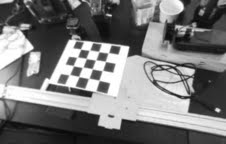
%> input picture drivers/Vision/test3_und.jpg, 226 x 144 px
$ octave hough2.m   (GNU Octave 9; MATLAB toolbox functions it lacks are replaced by stand-ins)
%> lines starting %> are read from the running program, lines starting %| are printed output that depends on the picture; in (x1, y1, x2, y2) boxes, pixels count from 0 and x2, y2 are one past the last pixel; in counts of white or black regions, pixels touching at a corner belong together; the program's own positions count from 1
%% load a sample image; convert to grayscale; convert to binary

%create 'x' image (works well)
a = eye(255);
b = flipud(eye(255));
x = a + b;
x(128,128) = 1;

%image = rgb2gray(imread('up.png')) < 255;
%image = rgb2gray(imread('hexagon.png')) < 255;
%image = rgb2gray(imread('traingle.png')) < 255;
%%% these work
%image = x;
%image = a;
%image = b;

I = imread('test3_und.jpg');
%> I is the input picture: size 144x226x3 uint8; min 8, max 255, mean 119.6
if(size(I,3) > 1)
    I = rgb2gray(I);
%> I: size 144x226 uint8
end
C = corner(I, 'Harris', 'SensitivityFactor', 0.04, 'QualityLevel', 0.15, 'FilterCoefficients', fspecial('gaussian',[5 1],1.5));
%> C = 104 rows, first 12: [129 48; 217 110; 82 50; 219 111; 189 100; 93 44; 33 48; 123 120; 111 16; 112 46; 120 129; 47 90]
%make binary image with only corners
BW = zeros(size(I,2), size(I,1));
for i=1:length(C)
    BW(C(i,2),C(i,1)) = 1;
end
%> this loop made 104 passes
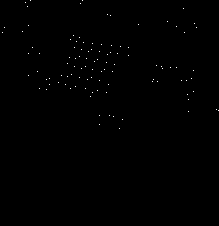
%> BW: size 226x219 double; values 0 (black) and 1 (white), 0.21% white in thin lines or dots, all inside (x1, y1, x2, y2) = (2, 0, 219, 129)
image=BW;

%% set up variables for hough transform
theta_sample_frequency = 0.01;
[x, y] = size(image);
%> x = 226; y = 219
rho_limit = norm([x y]);
%> rho_limit = 314.7
rho = (-rho_limit:1:rho_limit);
%> rho = 630 values from -314.7 to 314.3
theta = (0:theta_sample_frequency:pi);
num_thetas = numel(theta);
num_rhos = numel(rho);
%> num_rhos = 630
hough_space = zeros(num_rhos, num_thetas);

%% perform hough transform
for xi = 1:x
    for yj = 1:y
        if image(xi, yj) == 1
            for theta_index = 1:num_thetas
                th = theta(theta_index);
                r  = xi * cos(th) + yj * sin(th);
                rho_index = round(r + num_rhos/2);
                hough_space(rho_index, theta_index) = ...
                     hough_space(rho_index, theta_index) + 1;
            end
        end
    end
end
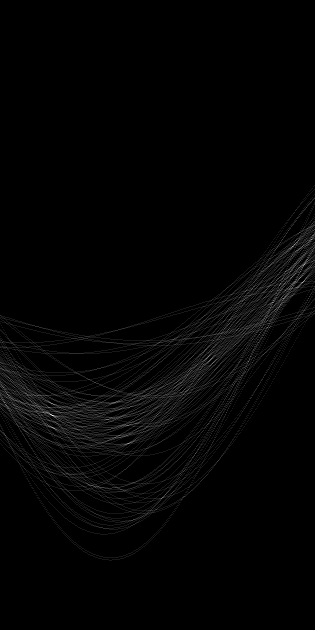
%> hough_space: size 630x315 double; min 0, max 11, mean 0.165; drawn with min black and max white
%> after the loop, r = -128.8; rho_index = 186; th = 3.14


%% show hough transform
figure %subplot(1,2,1);
%> (the run ends here)

$ run again, with drivers/Vision/test-3.jpg copied over drivers/Vision/test3_und.jpg
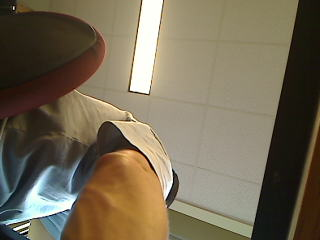
%> input picture drivers/Vision/test-3.jpg, 320 x 240 px
%> I is the input picture: size 240x320x3 uint8; mean R, G, B 117.6, 107, 85.9
%> `I = rgb2gray(I);`:
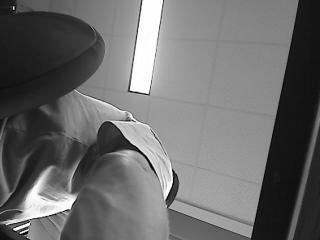
%> I: size 240x320 uint8; min 0, max 255, mean 107.7
%> C = 15 rows, first 12: [15 230; 131 90; 29 224; 14 9; 148 94; 21 233; 28 232; 64 212; 24 230; 27 229; 70 209; 50 216]
%> the loop `for i=1:length(C)` made 15 passes
%> after the loop `for xi = 1:x`:
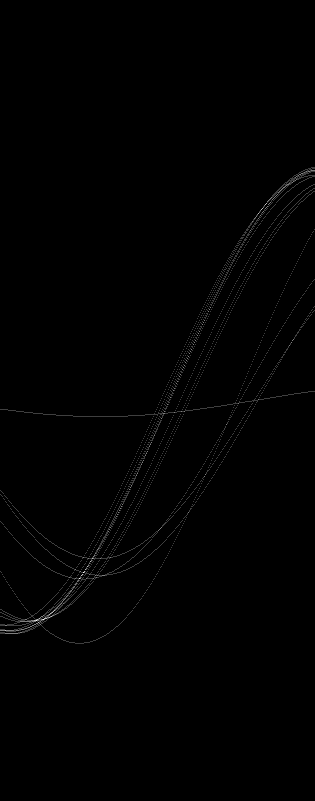
%> hough_space: size 801x315 double; min 0, max 4, mean 0.0187; drawn with min black and max white
%> after the loop `for xi = 1:x`: r = -233; rho_index = 168; th = 3.14

$ run again, with drivers/Vision/test-5.jpg copied over drivers/Vision/test3_und.jpg
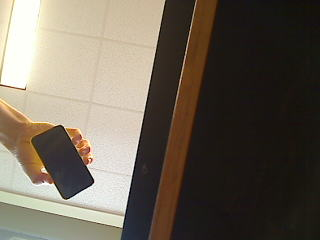
%> input picture drivers/Vision/test-5.jpg, 320 x 240 px
%> I is the input picture: size 240x320x3 uint8; mean R, G, B 108.3, 99.2, 86.4
%> `I = rgb2gray(I);`:
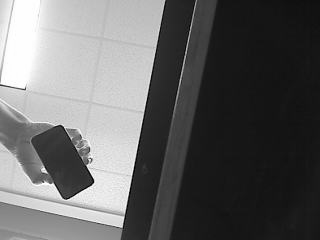
%> I: size 240x320 uint8; min 0, max 255, mean 100.4
%> C = 20 rows, first 12: [94 182; 88 166; 91 160; 53 184; 25 89; 67 200; 44 183; 122 228; 61 126; 72 139; 47 173; 44 169]
%> the loop `for i=1:length(C)` made 20 passes
%> after the loop `for xi = 1:x`:
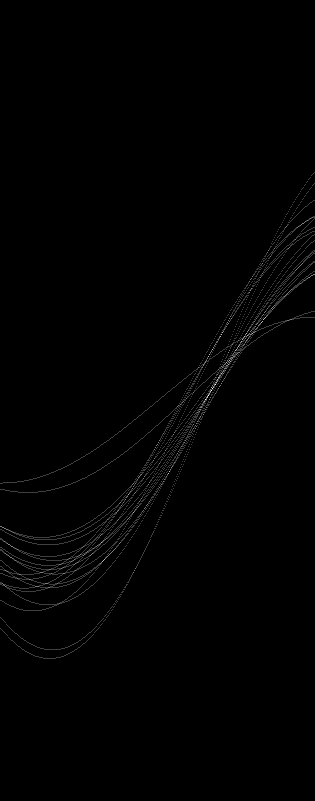
%> hough_space: size 801x315 double; min 0, max 4, mean 0.025; drawn with min black and max white
%> after the loop `for xi = 1:x`: r = -227.8; rho_index = 173; th = 3.14
